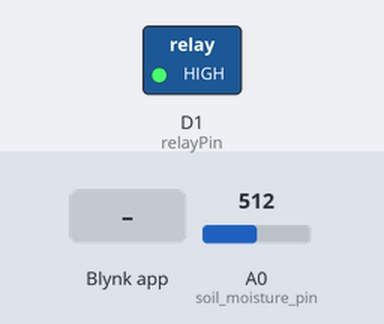
Simulated run of this sketch. Board: ESP8266 (NodeMCU). Parts: switched loads named in the sketch (green lamp = pin HIGH). The test bench sets the inputs (shaded band); at power-on: A0 (soil_moisture_pin) = 512. WiFi joins after 1.5 s; servers stay silent unless stated; what the sketch prints to the serial monitor is not drawn.

Above: at 3.0 s.
3.1 s: A0 (soil_moisture_pin) set to 785
5.0 s: A0 (soil_moisture_pin) set to 817
At 6.6 s:
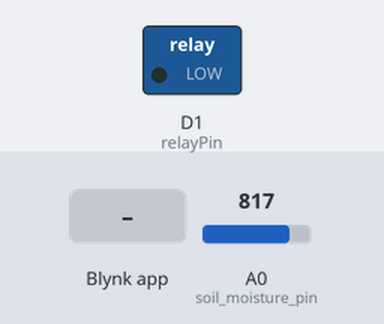
9.2 s: Blynk app writes 1 to V2
At 9.9 s:
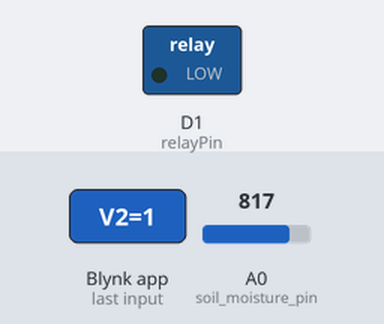
10.7 s: Blynk app writes 200 to V2
At 14.9 s:
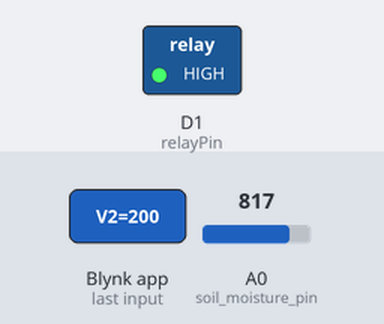
Timing chart, 0 to 57.3 s (numbered marks = the images above; inputs shaded):
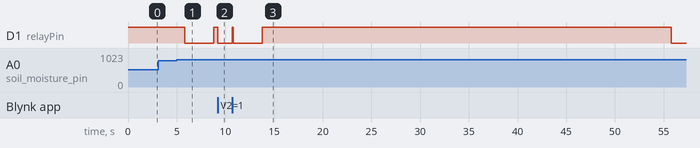

Measured:
- the behaviour switches between 800 and 801 on A0 (soil_moisture_pin) (found by bisection; images 0 and 1)
- after the input at 3.1 s, every drawn part: stays the same
- after the input at 5.0 s, D1 (relayPin): HIGH → LOW after 0.81 s, → HIGH 3.0 s later
- after the input at 9.2 s, D1 (relayPin): HIGH → LOW at once
- after the input at 10.7 s, D1 (relayPin): LOW → HIGH at once, → LOW 0.11 s later, → HIGH 3.0 s later, → LOW 42.0 s later

The sketch:

SMART_IRRIGATION.ino
```cpp
#define BLYNK_TEMPLATE_ID "PASTE_YOUR_TEMPLATE_ID"
#define BLYNK_TEMPLATE_NAME "PASTE_YOUR_TEMPLATE_NAME"
#define BLYNK_AUTH_TOKEN "PASTE_YOUR_BLYNK_AUTH_TOKEN"

#include <ESP8266WiFi.h>
#include <BlynkSimpleEsp8266.h>

// WiFi Credentials
char ssid[] = "PASTE_YOUR_WIFI_NAME";
char pass[] = "PASTE_YOUR_WIFI_PASSWORD";

// Pin Definitions
#define soil_moisture_pin A0
#define relayPin D1

BlynkTimer timer;

// 0 = Auto Mode
// 1 = Manual Pump ON
int manualControl = 0;

bool pumpRunning = false;
bool waitingPhase = false;
bool lastPumpState = false;

unsigned long pumpStartTime = 0;
unsigned long waitStartTime = 0;

// Moisture threshold
const int DRY_THRESHOLD = 800;

// Timing settings
const unsigned long PUMP_DURATION = 3000;    // 3 seconds
const unsigned long WAIT_DURATION = 40000;   // 40 seconds

// ==============================
// Pump Control Function
// ==============================
void setPump(bool on) {

  if (on != lastPumpState) {

    // Relay is Active LOW
    digitalWrite(relayPin, on ? LOW : HIGH);

    lastPumpState = on;

    Serial.print("Pump State: ");
    Serial.println(on ? "ON 🚿" : "OFF 🛑");
  }
}

// ==============================
// Blynk Manual Control (V2)
// ==============================
BLYNK_WRITE(V2) {

  manualControl = param.asInt();

  Serial.print("Manual Control: ");
  Serial.println(manualControl ? "ON" : "OFF");

  if (manualControl == 1) {

    pumpRunning = false;
    waitingPhase = false;

    setPump(true);

  } else {

    setPump(false);
  }
}

// ==============================
// Main Logic Function
// ==============================
void sendData() {

  int moisture = analogRead(soil_moisture_pin);

  // Serial Monitor Output
  Serial.print("Moisture Value: ");
  Serial.print(moisture);
  Serial.print(" | ");

  if (moisture > DRY_THRESHOLD) {

    Serial.println("💀 DRY soil 😭🌱");

  } else if (moisture > 400) {

    Serial.println("😌 Moist soil 🌿✨");

  } else {

    Serial.println("💦 Wet soil 🌧️");
  }

  // Send moisture data to Blynk
  Blynk.virtualWrite(V0, moisture);
  Blynk.virtualWrite(V1, moisture);

  // ==========================
  // Manual Mode
  // ==========================
  if (manualControl == 1) {

    pumpRunning = false;
    waitingPhase = false;

    setPump(true);

    return;
  }

  // ==========================
  // Smart Auto Irrigation Logic
  // ==========================
  unsigned long currentTime = millis();

  // Pump currently running
  if (pumpRunning) {

    if (currentTime - pumpStartTime >= PUMP_DURATION) {

      setPump(false);

      pumpRunning = false;
      waitingPhase = true;

      waitStartTime = currentTime;

      Serial.println("⏳ Pump stopped, waiting before recheck...");
    }
  }

  // Waiting phase
  else if (waitingPhase) {

    if (currentTime - waitStartTime >= WAIT_DURATION) {

      waitingPhase = false;

      Serial.println("🔄 Rechecking soil moisture...");
    }
  }

  // Normal monitoring
  else {

    if (moisture > DRY_THRESHOLD) {

      setPump(true);

      pumpRunning = true;

      pumpStartTime = currentTime;

      Serial.println("🚿 Pump started for 3 seconds");

    } else {

      setPump(false);
    }
  }
}

// ==============================
// Setup Function
// ==============================
void setup() {

  Serial.begin(9600);

  pinMode(relayPin, OUTPUT);

  // Pump OFF initially
  digitalWrite(relayPin, HIGH);

  Serial.print("Connecting to WiFi and Blynk...");

  // Connect to Blynk
  Blynk.begin(BLYNK_AUTH_TOKEN, ssid, pass);

  // Sync manual button state
  Blynk.syncVirtual(V2);

  Serial.println("\nWiFi Connected ✅");

  Serial.print("IP Address: ");
  Serial.println(WiFi.localIP());

  Serial.println("Blynk Connected ✅");

  // Run sendData every second
  timer.setInterval(1000L, sendData);
}

// ==============================
// Main Loop
// ==============================
void loop() {

  Blynk.run();
  timer.run();
}
```
